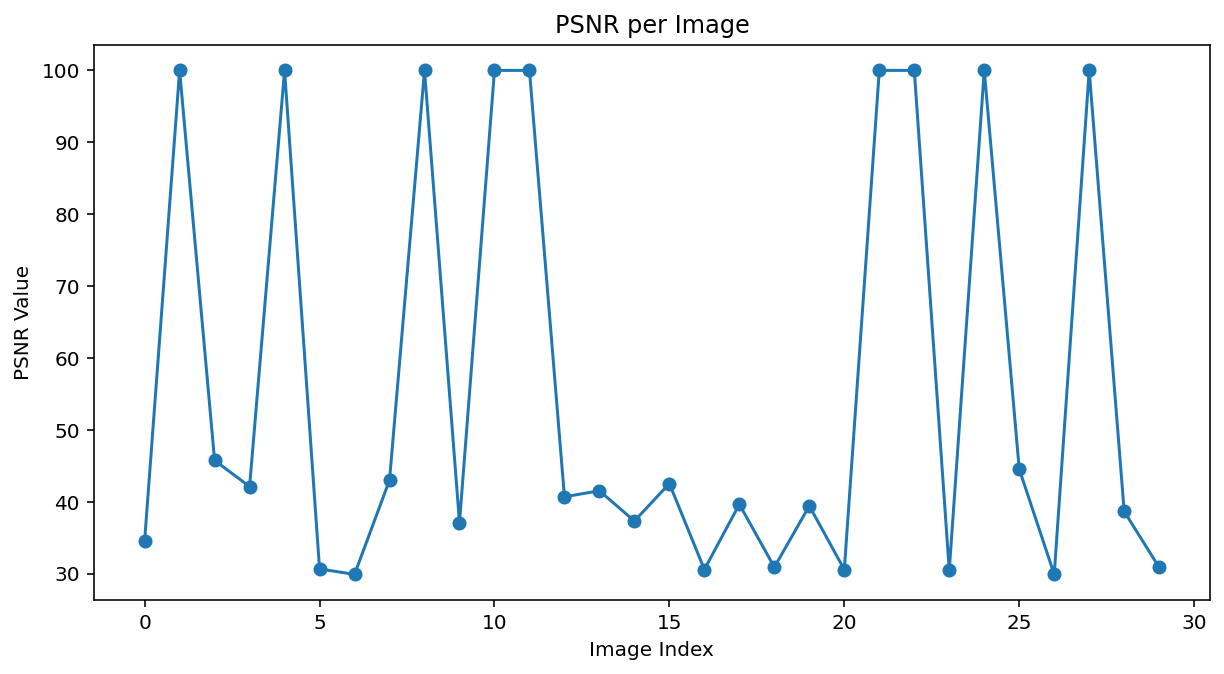
#> input picture week 3 plts/PSNR_0_filtering.png, 1224 x 674 px
$ python -i segmentation.py   (imports and definitions only)   (older library calls are emulated)
#> lines starting #> are read from the running program, lines starting #| are printed output that depends on the picture; after the words box and inside, x2 and y2 are one past the last pixel; in counts of white or black regions, pixels touching at a corner belong together
### filtering.py
from typing import Callable
import numpy as np
import cv2

# [64 lines left out: functions mean_filter, apply_filters, laplacian_filter, not called in this run]


def segment_rgb_double_threshold(
    image_rgb, low_thresh=(80, 80, 80), high_thresh=(230, 230, 230)
):
    """
    Segmenta un cuadro en RGB usando un rango por canal.
    """
    mask = (
        (image_rgb[:, :, 0] >= low_thresh[0])
        & (image_rgb[:, :, 0] <= high_thresh[0])
        & (image_rgb[:, :, 1] >= low_thresh[1])
        & (image_rgb[:, :, 1] <= high_thresh[1])
        & (image_rgb[:, :, 2] >= low_thresh[2])
        & (image_rgb[:, :, 2] <= high_thresh[2])
    )
    return mask.astype(np.uint8) * 255


# [10 lines left out: function segment_rgb_threshold, not called in this run]


def erode_mask(mask, kernel_size=3):
    """
    Erosiona una máscara binaria de manera vectorizada.
    """
    pad = kernel_size // 2
    padded = np.pad(mask, pad, mode="constant", constant_values=0)
    H, W = mask.shape
    shape = (H, W, kernel_size, kernel_size)
    strides = padded.strides * 2
    windows = np.lib.stride_tricks.as_strided(padded, shape=shape, strides=strides)
    eroded = np.all(windows == 255, axis=(2, 3)).astype(np.uint8) * 255
    return eroded


def dilate_mask(mask, kernel_size=3):
    """
    Dilata una máscara binaria de manera vectorizada.
    """
    pad = kernel_size // 2
    padded = np.pad(mask, pad, mode="constant", constant_values=0)
    H, W = mask.shape
    shape = (H, W, kernel_size, kernel_size)
    strides = padded.strides * 2
    windows = np.lib.stride_tricks.as_strided(padded, shape=shape, strides=strides)
    dilated = np.any(windows == 255, axis=(2, 3)).astype(np.uint8) * 255
    return dilated


def opening(mask: np.ndarray, k: int = 3) -> np.ndarray:
    return dilate_mask(erode_mask(mask, kernel_size=k), kernel_size=k)


def closing(mask: np.ndarray, k: int = 3) -> np.ndarray:
    return erode_mask(dilate_mask(mask, kernel_size=k), kernel_size=k)


# [124 lines left out: functions compute_centroid, get_center_and_crop, get_center_and_mask_crop, get_center_and_hollow_mask, not called in this run]


"""
def connected_components(mask, min_area=500, connectivity=8):

    Detecta componentes conectados en una máscara binaria (0/255) usando NumPy puro.
    Sin bucles anidados sobre todos los píxeles, solo sobre los blancos.

    Args:
        mask (np.ndarray): máscara binaria
        min_area (int): área mínima del componente
        connectivity (int): 4 u 8 (conectividad)

    Returns:
        List[dict]: cada elemento contiene:
            - 'bbox': (x_min, y_min, x_max, y_max)
            - 'center': (cx, cy)
            - 'area': número de píxeles

    # Convertimos a binario 0/1
    mask = (mask > 0).astype(np.uint8)
    H, W = mask.shape

    # Obtenemos coordenadas de píxeles blancos
    points = np.argwhere(mask)
    if len(points) == 0:
        return []

    # Creamos un set para lookup rápido
    points_set = set(map(tuple, points))
    components = []

    # Definimos vecinos
    if connectivity == 8:
        neighbors = [
            (-1, -1),
            (-1, 0),
            (-1, 1),
            (0, -1),
            (0, 1),
            (1, -1),
            (1, 0),
            (1, 1),
        ]
    else:
        neighbors = [(-1, 0), (0, -1), (0, 1), (1, 0)]

    while points_set:
        # Tomamos un punto y hacemos BFS
        seed = points_set.pop()
        stack = [seed]
        comp_pixels = []

        while stack:
            y, x = stack.pop()
            comp_pixels.append((y, x))
            for dy, dx in neighbors:
                ny, nx = y + dy, x + dx
                if (ny, nx) in points_set:
                    points_set.remove((ny, nx))
                    stack.append((ny, nx))

        comp_pixels = np.array(comp_pixels)
        area = len(comp_pixels)
        if area < min_area:
            continue

        ys, xs = comp_pixels[:, 0], comp_pixels[:, 1]
        x_min, x_max = xs.min(), xs.max()
        y_min, y_max = ys.min(), ys.max()
        cx = int(xs.mean())
        cy = int(ys.mean())

        components.append(
            {"bbox": (x_min, y_min, x_max, y_max), "center": (cx, cy), "area": area}
        )

    return components
"""


# [194 lines left out: functions connected_components_cv2, connected_components, not called in this run]


# ADVO FIN : Laplacian Filter

### segmentation.py
import cv2
import numpy as np

from filtering import (
    closing,
    connected_components_cv2,
    dilate_mask,
    erode_mask,
    get_center_and_hollow_mask,
    segment_rgb_double_threshold,
)


# [55 lines left out: functions compute_binary_mask_1, compute_binary_mask_2, not called in this run]


# =====================================================
# === FFT PASA-ALTOS (rápido, sin convolución manual) ===
# =====================================================
def fft_highpass(img_gray, radius=30):
    """
    Aplica un filtro pasa-altos con FFT.
    """
    f = np.fft.fft2(img_gray)
    fshift = np.fft.fftshift(f)

    rows, cols = img_gray.shape
    crow, ccol = rows // 2, cols // 2

    mask = np.ones((rows, cols), np.uint8)
    cv2.circle(mask, (ccol, crow), radius, 0, -1)

    fshift_filtered = fshift * mask
    f_ishift = np.fft.ifftshift(fshift_filtered)
    img_back = np.abs(np.fft.ifft2(f_ishift))

    img_back = cv2.normalize(img_back, None, 0, 255, cv2.NORM_MINMAX).astype(np.uint8)
    return img_back


# =====================================================
# === MÉTODO HÍBRIDO (LAB + FFT + COLOR + MORFOLOGÍA) ===
# =====================================================
def hybrid_mask_fft_color_lab(img_bgr):
    """
    Combina:
      1. Segmentación RGB (doble threshold)
      2. FFT (bordes)
      3. Tu compute_binary_mask_2 (Lab + Otsu)
      4. Morfología manual
    """
    img_rgb = cv2.cvtColor(img_bgr, cv2.COLOR_BGR2RGB)
    gray = cv2.cvtColor(img_rgb, cv2.COLOR_RGB2GRAY)
    # 1) RGB
    mask_rgb = segment_rgb_double_threshold(img_rgb, low_thresh=(50, 50, 50), high_thresh=(240, 240, 240))
    mask_rgb = cv2.morphologyEx(mask_rgb, cv2.MORPH_OPEN, np.ones((3, 3), np.uint8))
    mask_rgb = to_u8(mask_rgb)

    # 2) FFT -> región
    fft_edges = fft_highpass(gray, radius=25)
    edge_region = edges_to_region(fft_edges, thresh=35, dilate_ks=5)

    # 3) Lab + Otsu (todos los cuadros)
    mask_lab = compute_mask_lab_otsu(img_bgr)
    mask_lab = closing(mask_lab, k=15)
    # 4) Combinación robusta (equiv. a OR)
    combined = cv2.max(mask_lab, cv2.max(mask_rgb, edge_region))

    # 5) Refinado LIGERO (sin borrar objetos)
    refined = cv2.morphologyEx(combined, cv2.MORPH_CLOSE, np.ones((5, 5), np.uint8))
    refined = fill_holes(refined)
    refined = to_u8(refined)

    return {
        "mask_rgb": mask_rgb,
        "fft_edges": fft_edges,
        "mask_lab": mask_lab,
        "combined": combined,
        "refined": refined,
    }


# =====================================================
# === compute_binary_mask_2 con Otsu activado ===
# =====================================================
def compute_mask_lab_otsu(img_bgr, open_ks=3, close_ks=5):
    img_lab = cv2.cvtColor(img_bgr, cv2.COLOR_BGR2Lab)
    h, w, _ = img_lab.shape
    bw = 5
    border = np.zeros((h, w), np.uint8)
    border[:bw, :] = border[-bw:, :] = border[:, :bw] = border[:, -bw:] = 1
    wall_lab = np.median(img_lab[border == 1], axis=0).astype(np.uint8)

    delta_ab = np.sqrt((img_lab[:, :, 1] - wall_lab[1]) ** 2 + (img_lab[:, :, 2] - wall_lab[2]) ** 2).astype(np.float32)

    dist = cv2.normalize(delta_ab, None, 0, 255, cv2.NORM_MINMAX).astype(np.uint8)
    _, mask = cv2.threshold(dist, 0, 255, cv2.THRESH_BINARY + cv2.THRESH_OTSU)

    # limpieza SUAVE: no nos quedamos con el mayor componente
    mask = cv2.morphologyEx(
        mask,
        cv2.MORPH_OPEN,
        cv2.getStructuringElement(cv2.MORPH_RECT, (open_ks, open_ks)),
    )
    mask = cv2.morphologyEx(
        mask,
        cv2.MORPH_CLOSE,
        cv2.getStructuringElement(cv2.MORPH_RECT, (close_ks, close_ks)),
    )
    mask = fill_holes(mask)
    return to_u8(mask)


"""
def fill_holes(mask: np.ndarray) -> np.ndarray:
    # Rellena agujeros en una máscara binaria 0/255 usando flood fill
    h, w = mask.shape
    flood = mask.copy()
    ff_mask = np.zeros((h + 2, w + 2), np.uint8)
    cv2.floodFill(flood, ff_mask, (0, 0), 255)
    flood_inv = cv2.bitwise_not(flood)
    filled = cv2.bitwise_or(mask, flood_inv)
    return filled
"""


# [18 lines left out: functions keep_largest_component, clear_border, not called in this run]


"""
def edges_to_region(edges: np.ndarray, thresh=40, dilate_ks=7) -> np.ndarray:
    # De bordes a región sólida
    binm = (edges > thresh).astype(np.uint8) * 255
    if dilate_ks > 0:
        k = cv2.getStructuringElement(cv2.MORPH_RECT, (dilate_ks, dilate_ks))
    binm = cv2.dilate(binm, k, 1)
    binm = fill_holes(binm)
    binm = cv2.morphologyEx(binm, cv2.MORPH_OPEN, np.ones((3, 3), np.uint8))
    return binm
"""


def to_u8(mask):
    mask = mask.astype(np.uint8)
    if mask.max() <= 1:
        mask = mask * 255
    return mask


def fill_holes(mask):
    mask = to_u8(mask)
    h, w = mask.shape
    ff = mask.copy()
    lab = np.zeros((h + 2, w + 2), np.uint8)
    cv2.floodFill(ff, lab, (0, 0), 255)  # fondo conectado al borde
    inv = cv2.bitwise_not(ff)
    return cv2.bitwise_or(mask, inv)


"""
def edges_to_region(edges, thresh=35, dilate_ks=5):
    binm = ((edges > thresh).astype(np.uint8)) * 255
    if dilate_ks > 0:
        k = cv2.getStructuringElement(cv2.MORPH_RECT, (dilate_ks, dilate_ks))
    binm = cv2.dilate(binm, k, 1)
    binm = fill_holes(binm)
    binm = cv2.morphologyEx(binm, cv2.MORPH_OPEN, np.ones((3, 3), np.uint8))
    return to_u8(binm)
"""


def edges_to_region(edges, thresh=35, dilate_ks=5):
    # 1) Umbral -> 0/1
    binm = (edges.astype(np.uint8) > thresh).astype(np.uint8)

    # 2) Dilatación opcional (sobre 0/1)
    if dilate_ks and dilate_ks > 0:
        # k = cv2.getStructuringElement(cv2.MORPH_RECT, (dilate_ks, dilate_ks))
        binm = (binm * 255).astype(np.uint8)
        if dilate_ks and dilate_ks > 0:
            binm = dilate_mask(binm, kernel_size=dilate_ks)
        binm = (binm > 0).astype(np.uint8)
    # 3) Pasamos a 0/255 para las operaciones OpenCV siguientes
    binm = (binm * 255).astype(np.uint8)

    # 4) Limpieza opcional (si no las necesitas, puedes comentar estas dos líneas)
    binm = fill_holes(binm)
    binm = cv2.morphologyEx(binm, cv2.MORPH_OPEN, np.ones((3, 3), np.uint8))

    # 5) Forzar salida binaria exacta 0/255
    binm = ((binm > 0).astype(np.uint8)) * 255
    return binm


# [293 lines left out: functions get_crops_from_gt_mask, get_mask_and_crops, not called in this run]


import numpy as np


# [127 lines left out: function get_mask_and_crops_refined, not called in this run]

>>> import cv2
>>> picture = cv2.imread('week 3 plts/PSNR_0_filtering.png')
#> picture is the input picture: shape (674, 1224, 3); mean B, G, R 249.9, 248, 245.3
>>> result = hybrid_mask_fft_color_lab(picture)
#> in segment_rgb_double_threshold, `mask = ( (image_rgb[:, :, 0] >= low_thresh[0]) & (image_rgb[:, :, 0] <..`:
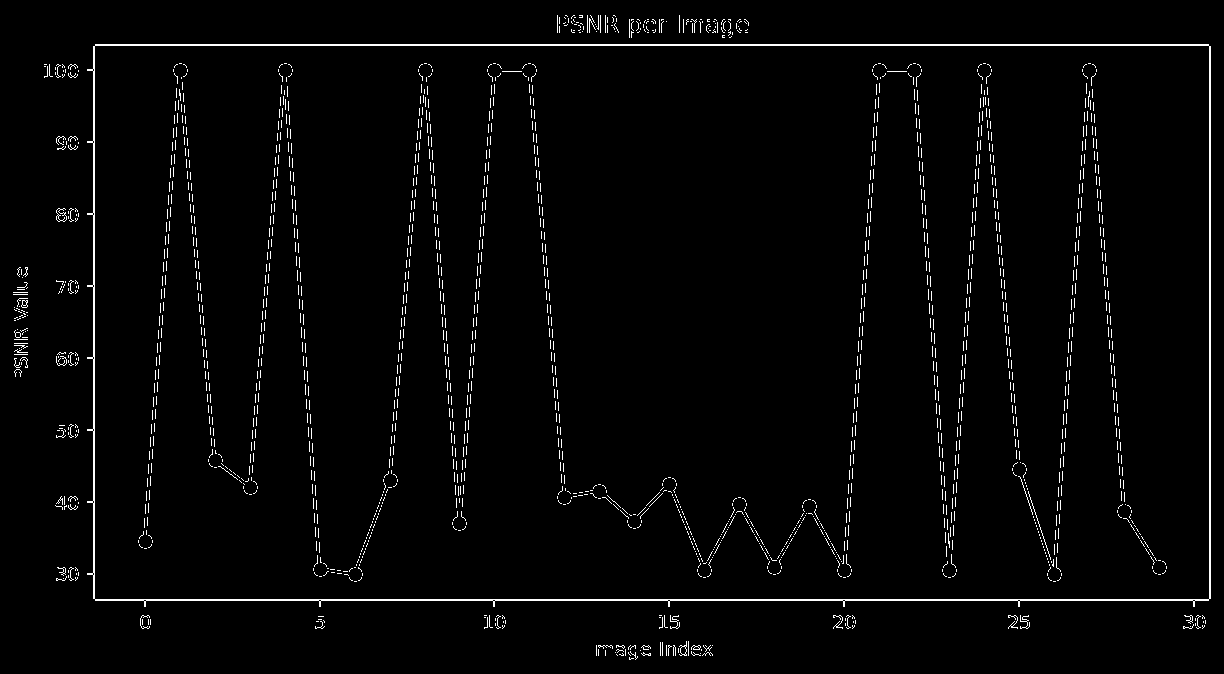
#> mask: shape (674, 1224) bool; 2.4% white in thin lines or dots
#> in dilate_mask, `strides = padded.strides * 2`: strides = (1228, 1, 1228, 1)
#> in fill_holes, `return cv2.bitwise_or(mask, inv)`:
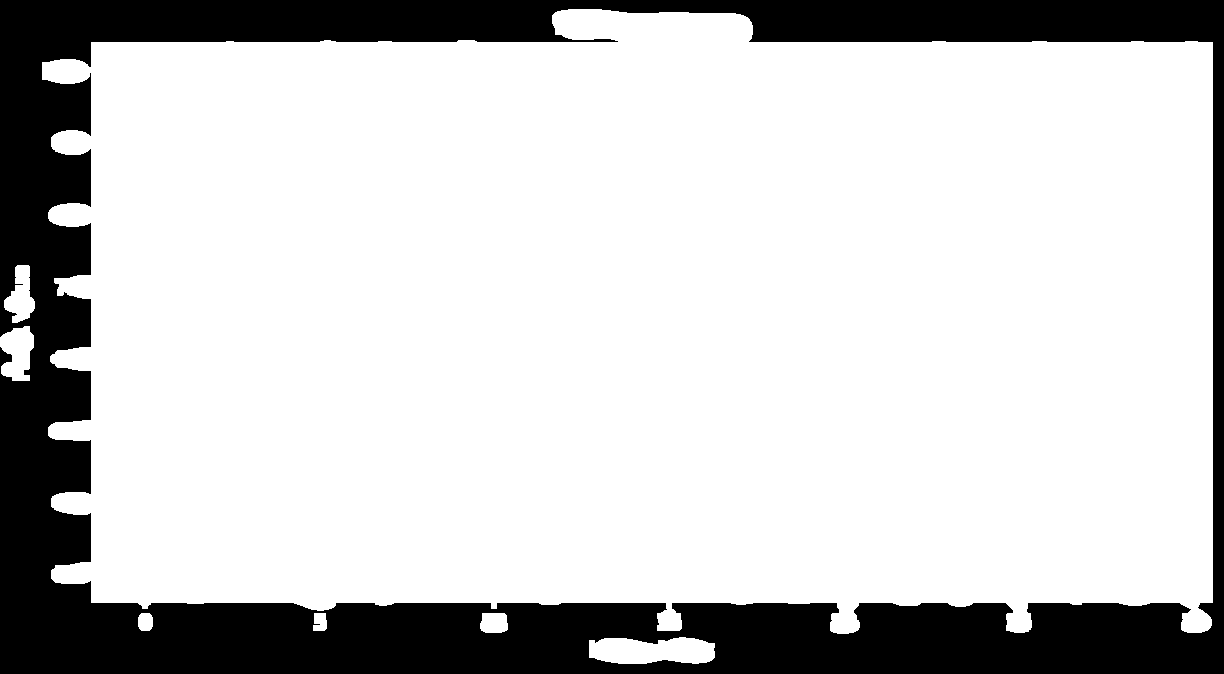
#> returned value: shape (674, 1224); 79% white; 1 black region, box (x1, y1, x2, y2) and area: (0, 0, 1224, 674) 173461
#> in compute_mask_lab_otsu, `wall_lab = np.median(img_lab[border == 1], axis=0).astype(np.uint8)`: wall_lab = [255, 128, 128]
#> call 2 of dilate_mask, with kernel_size = 15
#> in dilate_mask (call 2), `strides = padded.strides * 2`: strides = (1238, 1, 1238, 1)
#> in dilate_mask (call 2), `dilated = np.any(windows == 255, axis=(2, 3)).astype(np.uint8) * 255`:
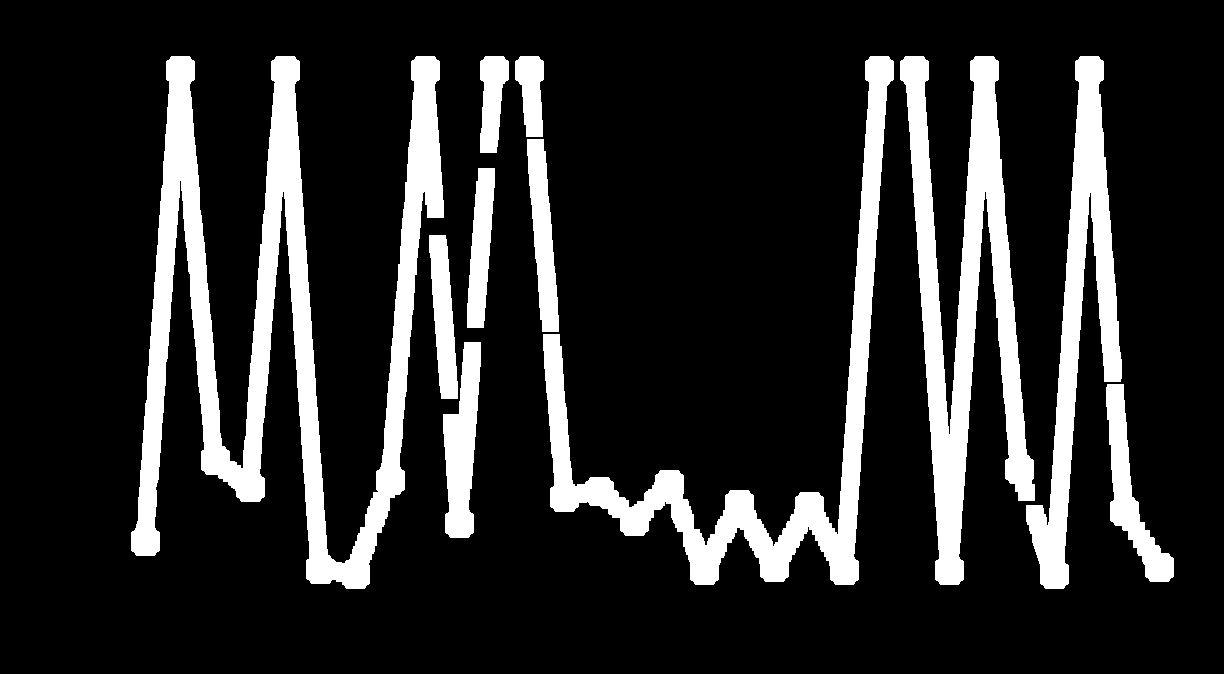
#> dilated: shape (674, 1224); 16.4% white; 11 white regions, largest, box (x1, y1, x2, y2) and area: (131, 56, 444, 589) 46422, (900, 56, 1035, 585) 25889, (543, 56, 894, 585) 24833
#> in erode_mask, `pad = kernel_size // 2`: pad = 7
#> in erode_mask, `padded = np.pad(mask, pad, mode="constant", constant_values=0)`:
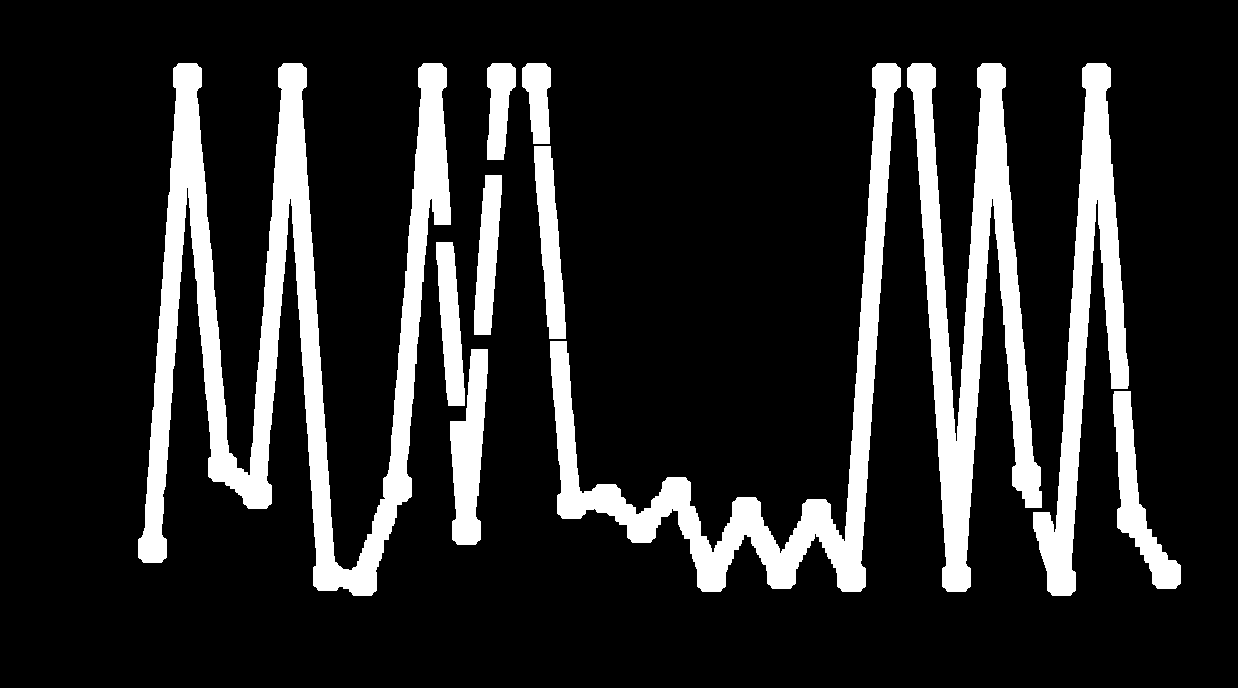
#> padded: shape (688, 1238); 15.9% white; 11 white regions, largest, box (x1, y1, x2, y2) and area: (138, 63, 451, 596) 46422, (907, 63, 1042, 592) 25889, (550, 63, 901, 592) 24833
#> in erode_mask, `strides = padded.strides * 2`: strides = (1238, 1, 1238, 1)
#> in fill_holes (call 3), `cv2.floodFill(ff, lab, (0, 0), 255)`:
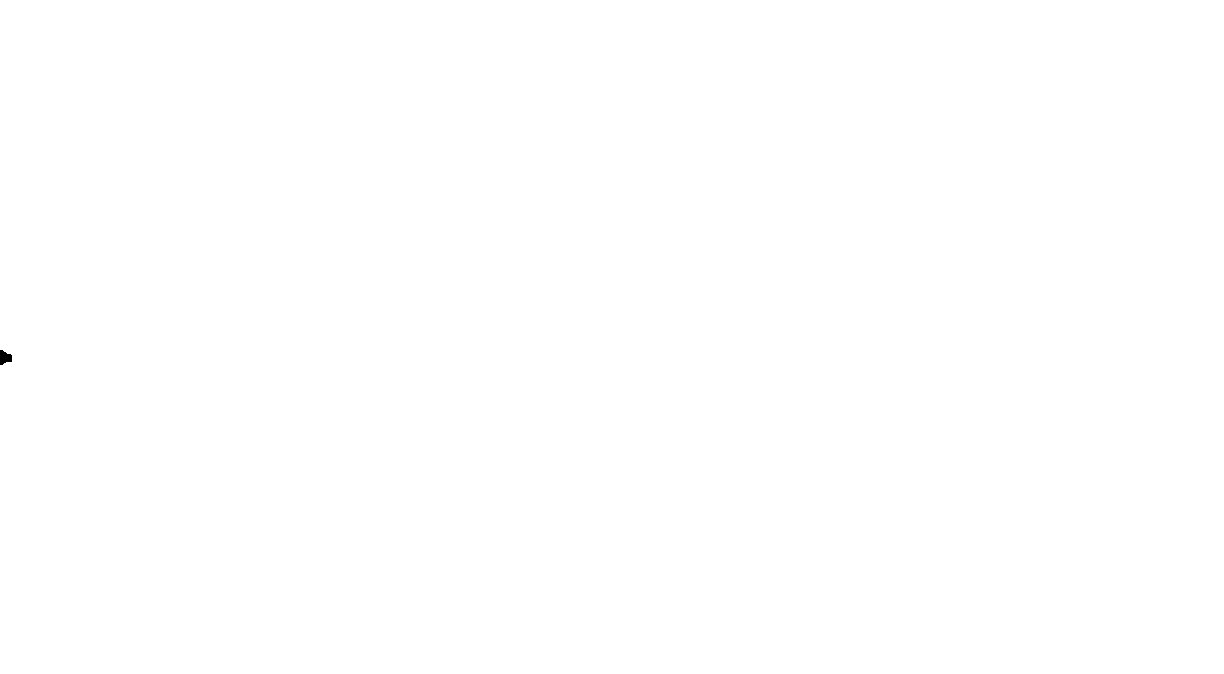
#> ff: shape (674, 1224); 100% white; 1 black region, box (x1, y1, x2, y2) and area: (0, 350, 12, 365) 128
#> result = 5 items
